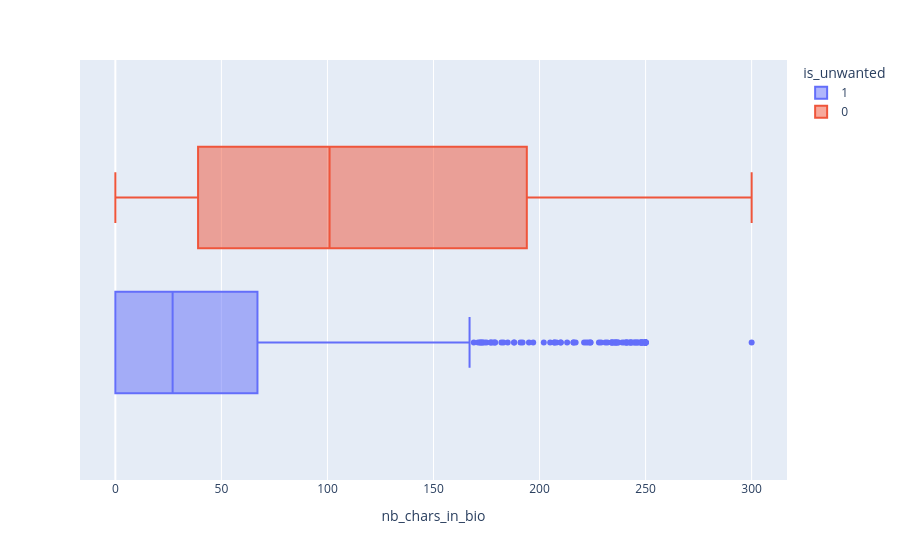

Notebook source saved alongside this figure:
### Markdown cell above
e) We want to study the link between `nb_chars_in_bio` and an account being labelled unwanted or not.

Display a boxplot of `nb_chars_in_bio` per `is_unwanted`. What conclusions can you draw?

<details>
<summary><i>Hint</i></summary>
    ⟿  The display can use the "box" function of Plotly Express: https://plotly.com/python/bar-plots/
</details>

### Code cell
px.box(df, x="nb_chars_in_bio", color = 'is_unwanted')

### Figure 1 — Plotly figure (JSON) as saved in the notebook; plotly's stock layout.template omitted (floating-point values rounded to 4 significant figures; data arrays with more than 128 entries replaced by an {"elided": "..."} marker saying what was removed)
{"data": [{"alignmentgroup": "True", "hovertemplate": "is_unwanted=1<br>nb_chars_in_bio=%{x}<extra></extra>", "legendgroup": "1", "marker": {"color": "#636efa"}, "name": "1", "notched": false, "offsetgroup": "1", "orientation": "h", "showlegend": true, "type": "box", "x": {"elided": "1000 float values"}, "x0": " ", "xaxis": "x", "y0": " ", "yaxis": "y"}, {"alignmentgroup": "True", "hovertemplate": "is_unwanted=0<br>nb_chars_in_bio=%{x}<extra></extra>", "legendgroup": "0", "marker": {"color": "#EF553B"}, "name": "0", "notched": false, "offsetgroup": "0", "orientation": "h", "showlegend": true, "type": "box", "x": {"elided": "9000 float values"}, "x0": " ", "xaxis": "x", "y0": " ", "yaxis": "y"}], "layout": {"boxmode": "group", "legend": {"title": {"text": "is_unwanted"}, "tracegroupgap": 0}, "margin": {"t": 60}, "xaxis": {"anchor": "y", "domain": [0, 1], "title": {"text": "nb_chars_in_bio"}}, "yaxis": {"anchor": "x", "domain": [0, 1]}}}
